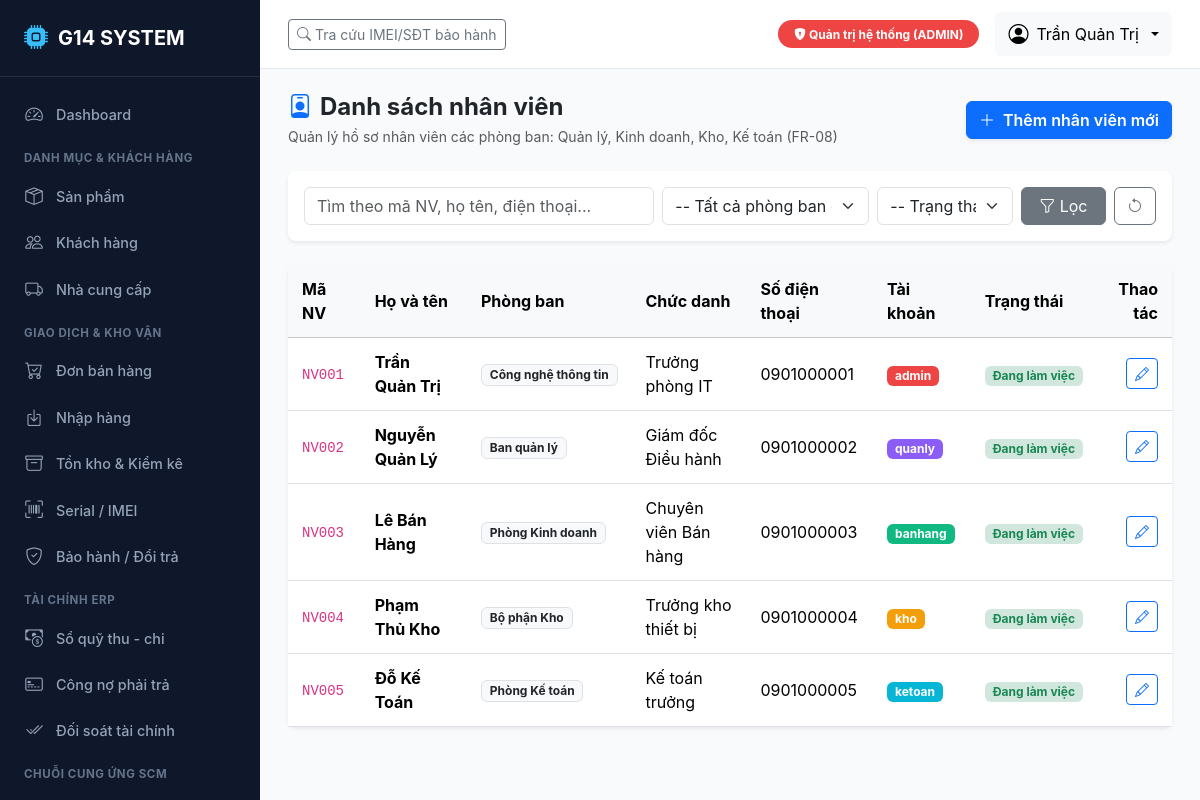
Screenshot of /hr/ (signed in) with the database file from the repository.
### accounts/models.py (models this page shows, shortened)
class User(AbstractUser):
    role = models.CharField(
        max_length=10,
        choices=Role.choices,
        default=Role.BH,
        verbose_name="Vai trò"
    )
    phone = models.CharField(max_length=20, blank=True, verbose_name="Số điện thoại")
    class Meta:
        verbose_name = "Tài khoản người dùng"
        verbose_name_plural = "Danh sách tài khoản"
        ordering = ['-date_joined']

### hr/models.py (models this page shows, shortened)
class Employee(BaseModel):
    DEPARTMENT_CHOICES = [
        ('BQL', 'Ban quản lý'),
        ('KD', 'Phòng Kinh doanh'),
        ('KHO', 'Bộ phận Kho'),
        ('KT', 'Phòng Kế toán'),
        ('IT', 'Công nghệ thông tin'),
    ]
    STATUS_CHOICES = [
        ('ACTIVE', 'Đang làm việc'),
        ('ON_LEAVE', 'Nghỉ phép'),
        ('RESIGNED', 'Đã nghỉ việc'),
    ]
    code = models.CharField(max_length=20, unique=True, verbose_name="Mã nhân viên")
    full_name = models.CharField(max_length=150, verbose_name="Họ và tên")
    department = models.CharField(max_length=20, choices=DEPARTMENT_CHOICES, default='KD', verbose_name="Phòng ban")
    position = models.CharField(max_length=100, verbose_name="Chức danh / Vị trí")
    phone = models.CharField(max_length=20, verbose_name="Số điện thoại")
    email = models.EmailField(blank=True, verbose_name="Email")
    status = models.CharField(max_length=20, choices=STATUS_CHOICES, default='ACTIVE', verbose_name="Trạng thái")
    join_date = models.DateField(null=True, blank=True, verbose_name="Ngày vào làm")
    user = models.OneToOneField(
        settings.AUTH_USER_MODEL,
        on_delete=models.SET_NULL,
        null=True,
        blank=True,
        related_name='employee_profile',
        verbose_name="Tài khoản hệ thống liên kết"
    )
    class Meta:
        verbose_name = "Nhân viên"
        verbose_name_plural = "Danh sách nhân viên"
        ordering = ['code']

### hr/views.py (the view, shortened to what this page needs)
# urls.py: path('', views.employee_list_view, name='employee_list'),
@login_required
@role_required([Role.QL, Role.ADMIN])
def employee_list_view(request):
    employees = Employee.objects.select_related('user').all()
    q = request.GET.get('q', '').strip()
    dept = request.GET.get('department', '')
    status = request.GET.get('status', '')
    if dept:
        employees = employees.filter(department=dept)
    if status:
        employees = employees.filter(status=status)
    paginator = Paginator(employees, 15)
    page_number = request.GET.get('page')
    page_obj = paginator.get_page(page_number)
    return render(request, 'hr/employee_list.html', {
        'page_obj': page_obj,
        'q': q,
        'department_filter': dept,
        'status_filter': status,
        'departments': Employee.DEPARTMENT_CHOICES,
        'statuses': Employee.STATUS_CHOICES,
    })

### accounts/context_processors.py (called while the page is built, shortened)
def user_role_context(request):
    user = request.user
    role = getattr(user, 'role', '')
    is_super = user.is_superuser
    return {
        'is_admin': role == Role.ADMIN or is_super,
        'is_ql': role in [Role.QL, Role.ADMIN] or is_super,
        'is_bh': role in [Role.BH, Role.ADMIN] or is_super,
        'is_kho': role in [Role.KHO, Role.ADMIN] or is_super,
        'is_kt': role in [Role.KT, Role.ADMIN] or is_super,
        'current_role': role,
        'current_role_display': user.get_role_display() if hasattr(user, 'get_role_display') else '',
        'Role': Role,
    }

### templates/hr/employee_list.html (shortened to what this page needs)
{% extends 'base.html' %}
{% block content %}
<div class="d-flex justify-content-between align-items-center mb-4">
    <div>
        <h4 class="fw-bold mb-1"><i class="bi bi-person-badge me-2 text-primary"></i>Danh sách nhân viên</h4>
        <p class="text-muted small mb-0">Quản lý hồ sơ nhân viên các phòng ban: Quản lý, Kinh doanh, Kho, Kế toán (FR-08)</p>
    </div>
    {% if is_ql %}
    <a href="{% url 'hr:employee_create' %}" class="btn btn-primary fw-semibold shadow-sm">
        <i class="bi bi-plus-lg me-1"></i> Thêm nhân viên mới
    </a>
    {% endif %}
</div>
<div class="card mb-4 border-0 shadow-sm">
    <div class="card-body p-3">
        <form method="get" class="row g-2 align-items-center">
            <div class="col-md-5">
                <input type="text" name="q" class="form-control" placeholder="Tìm theo mã NV, họ tên, điện thoại..." value="{{ q }}">
            </div>
            <div class="col-md-3">
                <select name="department" class="form-select">
                    <option value="">-- Tất cả phòng ban --</option>
                </select>
            </div>
            <div class="col-md-2">
                <select name="status" class="form-select">
                    <option value="">-- Trạng thái --</option>
                </select>
            </div>
            <div class="col-md-2 d-flex gap-2">
                <button type="submit" class="btn btn-secondary w-100"><i class="bi bi-funnel"></i> Lọc</button>
                <a href="{% url 'hr:employee_list' %}" class="btn btn-outline-secondary"><i class="bi bi-arrow-counterclockwise"></i></a>
            </div>
        </form>
    </div>
</div>
<div class="card border-0 shadow-sm">
    <div class="table-responsive">
        <table class="table table-hover align-middle mb-0">
            <thead class="table-light">
                <tr>
                    <th>Mã NV</th>
                    <th>Họ và tên</th>
                    <th>Phòng ban</th>
                    <th>Chức danh</th>
                    <th>Số điện thoại</th>
                    <th>Tài khoản</th>
                    <th>Trạng thái</th>
                    <th class="text-end">Thao tác</th>
                </tr>
            </thead>
            <tbody>
                {% for emp in page_obj %}
                <tr>
                    <td><code>{{ emp.code }}</code></td>
                    <td class="fw-bold">{{ emp.full_name }}</td>
                    <td><span class="badge bg-light text-dark border">{{ emp.get_department_display }}</span></td>
                    <td>{{ emp.position }}</td>
                    <td>{{ emp.phone }}</td>
                    <td>
                        {% if emp.user %}
                        <span class="badge role-badge-{{ emp.user.role }} py-1 px-2">{{ emp.user.username }}</span>
                        {% else %}
                        <span class="text-muted small">Chưa gán</span>
                        {% endif %}
                    </td>
                    <td>
                        {% if emp.status == 'ACTIVE' %}
                        <span class="badge bg-success-subtle text-success">Đang làm việc</span>
                        {% else %}
                        <span class="badge bg-secondary">{{ emp.get_status_display }}</span>
                        {% endif %}
                    </td>
                    <td class="text-end">
                        <a href="{% url 'hr:employee_edit' emp.pk %}" class="btn btn-sm btn-outline-primary" title="Sửa hồ sơ">
                            <i class="bi bi-pencil"></i>
                        </a>
                    </td>
                </tr>
                {% empty %}
                <tr>
                    <td colspan="8" class="text-center py-4 text-muted">Không tìm thấy nhân viên nào.</td>
                </tr>
                {% endfor %}
            </tbody>
        </table>
    </div>
</div>
{% endblock %}

### templates/base.html (shortened to what this page needs)
<!DOCTYPE html>
<html lang="vi">
<head>
    <link href="https://cdn.jsdelivr.net/npm/bootstrap@5.3.3/dist/css/bootstrap.min.css" rel="stylesheet">
    <link href="https://cdn.jsdelivr.net/npm/bootstrap-icons@1.11.3/font/bootstrap-icons.min.css" rel="stylesheet">
</head>
<body>
    {% if user.is_authenticated %}
    <aside class="sidebar">
        <div class="brand">
            <i class="bi bi-cpu-fill"></i>
            <span>G14 SYSTEM</span>
        </div>
        <ul class="sidebar-menu">
            {% if is_ql or is_kt or is_admin %}
            <li><a href="{% url 'reports:dashboard' %}" class="sidebar-link"><i class="bi bi-speedometer2"></i> Dashboard</a></li>
            {% endif %}
            <div class="sidebar-section-title">Danh mục & Khách hàng</div>
            <li><a href="{% url 'catalog:product_list' %}" class="sidebar-link"><i class="bi bi-box-seam"></i> Sản phẩm</a></li>
            {% if is_bh or is_ql %}
            <li><a href="{% url 'catalog:customer_list' %}" class="sidebar-link"><i class="bi bi-people"></i> Khách hàng</a></li>
            {% endif %}
            {% if is_kho or is_kt or is_ql %}
            <li><a href="{% url 'catalog:supplier_list' %}" class="sidebar-link"><i class="bi bi-truck"></i> Nhà cung cấp</a></li>
            {% endif %}
            <div class="sidebar-section-title">Giao dịch & Kho vận</div>
            {% if is_bh or is_ql or is_kt %}
            <li><a href="{% url 'sales:order_list' %}" class="sidebar-link"><i class="bi bi-cart-check"></i> Đơn bán hàng</a></li>
            {% endif %}
            {% if is_kho or is_ql or is_kt %}
            <li><a href="{% url 'purchasing:receipt_list' %}" class="sidebar-link"><i class="bi bi-box-arrow-in-down"></i> Nhập hàng</a></li>
            <li><a href="{% url 'inventory:inventory_summary' %}" class="sidebar-link"><i class="bi bi-archive"></i> Tồn kho & Kiểm kê</a></li>
            {% endif %}
            {% if is_bh or is_kho or is_ql %}
            <li><a href="{% url 'devices:device_list' %}" class="sidebar-link"><i class="bi bi-upc-scan"></i> Serial / IMEI</a></li>
            <li><a href="{% url 'devices:warranty_list' %}" class="sidebar-link"><i class="bi bi-shield-check"></i> Bảo hành / Đổi trả</a></li>
            {% endif %}
            {% if is_kt or is_ql %}
            <div class="sidebar-section-title">Tài chính ERP</div>
            <li><a href="{% url 'finance:cash_ledger_list' %}" class="sidebar-link"><i class="bi bi-cash-coin"></i> Sổ quỹ thu - chi</a></li>
            <li><a href="{% url 'finance:payable_list' %}" class="sidebar-link"><i class="bi bi-credit-card-2-front"></i> Công nợ phải trả</a></li>
            <li><a href="{% url 'finance:reconciliation' %}" class="sidebar-link"><i class="bi bi-check2-all"></i> Đối soát tài chính</a></li>
            {% endif %}
            {% if is_kho or is_ql %}
            <div class="sidebar-section-title">Chuỗi cung ứng SCM</div>
            <li><a href="{% url 'scm:request_list' %}" class="sidebar-link"> Đề nghị nhập hàng</a></li>
            {% endif %}
        </ul>
    </aside>
    {% endif %}
    <div class="{% if user.is_authenticated %}main-wrapper{% endif %}">
        {% if user.is_authenticated %}
        <header class="top-navbar no-print">
            <div class="d-flex align-items-center gap-3">
                <a href="{% url 'devices:device_lookup' %}" class="btn btn-outline-secondary btn-sm">
                    <i class="bi bi-search"></i> Tra cứu IMEI/SĐT bảo hành
                </a>
            </div>
            <div class="d-flex align-items-center gap-3">
                <span class="badge role-badge-{{ current_role }} py-2 px-3 rounded-pill">
                    <i class="bi bi-shield-lock-fill"></i> {{ current_role_display }}
                </span>
                <div class="dropdown">
                    <button class="btn btn-light dropdown-toggle d-flex align-items-center gap-2" type="button" data-bs-toggle="dropdown">
                        <i class="bi bi-person-circle fs-5"></i>
                        <span>{{ user.get_full_name|default:user.username }}</span>
                    </button>
                </div>
            </div>
        </header>
        {% endif %}
        <main class="main-content">
            {% block content %}{% endblock %}
        </main>
    </div>
</body>
</html>

### templates/base.html (style rules this page uses)
:root { --g14-primary: #0d6efd; --g14-dark: #1e293b; --g14-sidebar: #0f172a; --g14-sidebar-hover: #1e293b; --g14-sidebar-text: #94a3b8; --g14-sidebar-active: #38bdf8; }
body { font-family: -apple-system, BlinkMacSystemFont, "Segoe UI", Roboto, "Helvetica Neue", Arial, sans-serif; background-color: #f8fafc; min-height: 100vh; }
.sidebar { width: 260px; background-color: var(--g14-sidebar); min-height: 100vh; color: var(--g14-sidebar-text); position: fixed; top: 0; left: 0; z-index: 1000; overflow-y: auto; transition: all 0.3s; }
.sidebar .brand { padding: 20px 24px; font-size: 1.25rem; font-weight: 700; color: #fff; border-bottom: 1px solid rgba(255, 255, 255, 0.1); display: flex; align-items: center; gap: 10px; }
.sidebar .brand i { color: var(--g14-sidebar-active); font-size: 1.5rem; }
.sidebar-menu { padding: 15px 0; list-style: none; margin: 0; }
.sidebar-section-title { padding: 12px 24px 6px; font-size: 0.72rem; text-transform: uppercase; font-weight: 700; letter-spacing: 0.05em; color: #64748b; }
.sidebar-link { display: flex; align-items: center; gap: 12px; padding: 10px 24px; color: var(--g14-sidebar-text); text-decoration: none; font-size: 0.9rem; font-weight: 500; transition: all 0.2s; }
.sidebar-link i { font-size: 1.1rem; width: 20px; text-align: center; }
.main-wrapper { margin-left: 260px; min-height: 100vh; display: flex; flex-direction: column; }
.top-navbar { background-color: #fff; border-bottom: 1px solid #e2e8f0; padding: 12px 28px; display: flex; justify-content: space-between; align-items: center; position: sticky; top: 0; z-index: 999; }
.main-content { padding: 24px 28px; flex-grow: 1; }
.card { border: 1px solid #e2e8f0; border-radius: 8px; box-shadow: 0 1px 3px 0 rgba(0, 0, 0, 0.05); margin-bottom: 24px; }
.table > :not(caption) > * > * { padding: 12px 14px; vertical-align: middle; }
.role-badge-ADMIN { background-color: #ef4444; color: #fff; }
.role-badge-QL { background-color: #8b5cf6; color: #fff; }
.role-badge-BH { background-color: #10b981; color: #fff; }
.role-badge-KHO { background-color: #f59e0b; color: #fff; }
.role-badge-KT { background-color: #06b6d4; color: #fff; }

### rows the page displays
User: get_full_name "Trần Quản Trị"
Employee: code "NV001", full_name "Trần Quản Trị", department "Công nghệ thông tin", position "Trưởng phòng IT", phone "0901000001", user.username "admin", status "Đang làm việc"
Employee: code "NV002", full_name "Nguyễn Quản Lý", department "Ban quản lý", position "Giám đốc Điều hành", phone "0901000002", user.username "quanly", status "Đang làm việc"
Employee: code "NV003", full_name "Lê Bán Hàng", department "Phòng Kinh doanh", position "Chuyên viên Bán hàng", phone "0901000003", user.username "banhang", status "Đang làm việc"
Employee: code "NV004", full_name "Phạm Thủ Kho", department "Bộ phận Kho", position "Trưởng kho thiết bị", phone "0901000004", user.username "kho", status "Đang làm việc"
Employee: code "NV005", full_name "Đỗ Kế Toán", department "Phòng Kế toán", position "Kế toán trưởng", phone "0901000005", user.username "ketoan", status "Đang làm việc"

### other values shown
{{ current_role_display }} "Quản trị hệ thống (ADMIN)"
